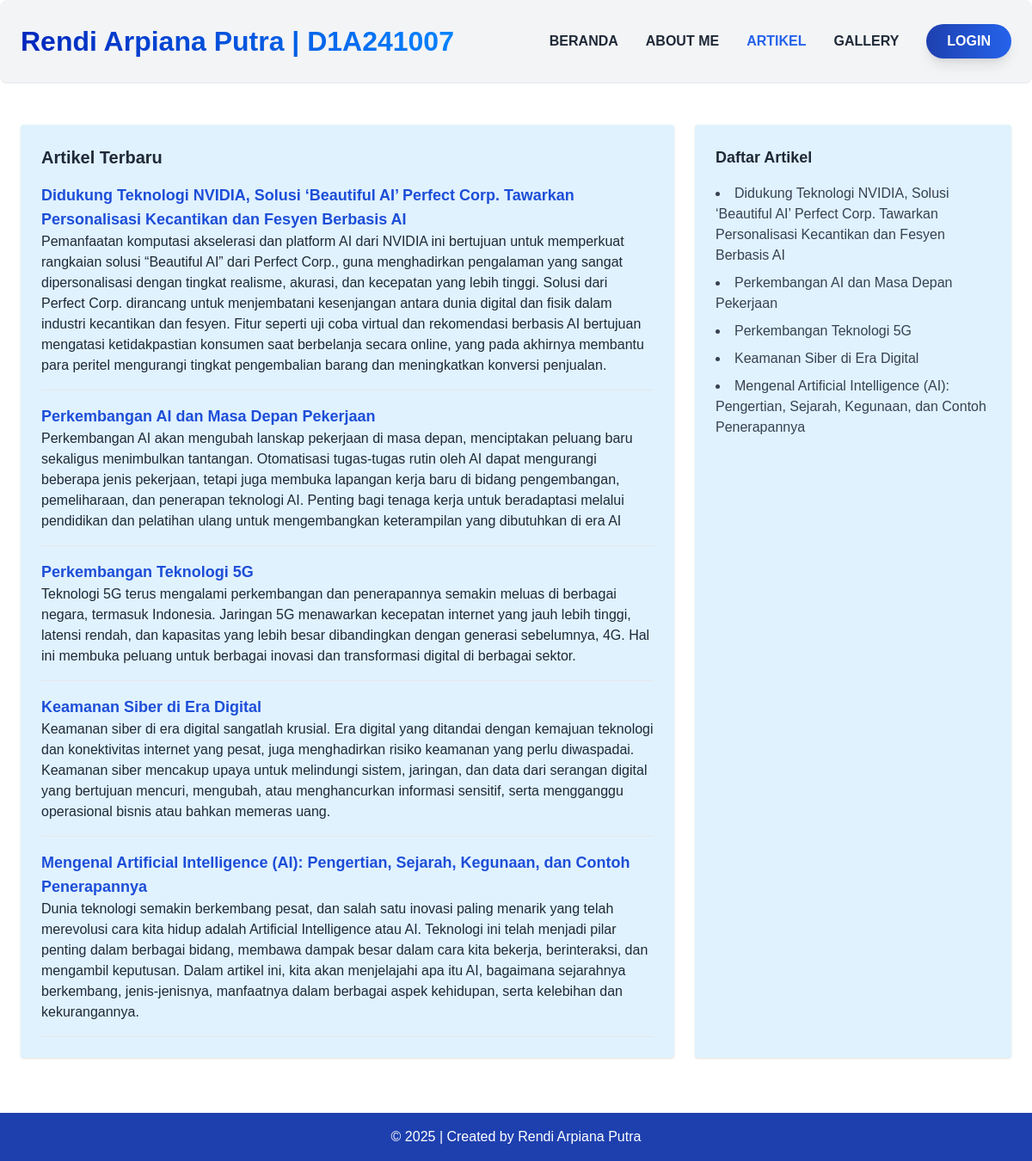
Screenshot of /artikel.php with the database file from the repository.
### tables this page shows
CREATE TABLE `tbl_artikel` (
  `id_artikel` int(5) NOT NULL AUTO_INCREMENT,
  `nama_artikel` text DEFAULT NULL,
  `isi_artikel` text DEFAULT NULL,
  PRIMARY KEY (`id_artikel`)
);

### artikel.php (the view, shortened to what this page needs)
<?php include "koneksi.php"; ?>
<!DOCTYPE html>
<html lang="en">
<head>
    <script src="https://cdn.tailwindcss.com"></script>
    <link rel="stylesheet" type="text/css" href="style.css">
</head>
<body class="bg-white-100 text-gray-800  min-h-screen bg-[url('bg-img/bg-5.jpg')] w-full h-full">
    <header class="flex justify-between items-center p-6 border-b bg-gray-100">
        <div class=" font-bold gradient-text-index">Rendi Arpiana Putra | D1A241007</div>
        <nav class="hidden md:flex space-x-8 text-md font-bold items-center ">
            <a href="index.php" class=" hover:text-blue-800  transition duration-300 ease-in-out">BERANDA</a>
            <a href="about.php" class=" hover:text-blue-800  transition duration-300 ease-in-out">ABOUT ME</a>
            <a href="artikel.php" class=" text-blue-600 hover:text-blue-800  transition duration-300 ease-in-out">ARTIKEL</a>
            <a href="gallery.php" class="hover:text-blue-800  transition duration-300 ease-in-out">GALLERY</a>
            <button
                onclick="window.location.href='admin/login.php'"
                class="px-6 py-2 rounded-full font-semibold text-white bg-gradient-to-r from-blue-800 to-blue-600
         hover:from-blue-600 hover:to-blue-800 transition-all duration-500 ease-in-out shadow-lg"> LOGIN</button>
        </nav>
    </header>
    <main class="max-w-7xl mx-auto p-6 grid grid-cols-1 md:grid-cols-3 gap-6 mt-6">
        <section class="md:col-span-2 bg-sky-100 p-6 rounded shadow ">
            <h2 class="text-xl font-bold mb-4">Artikel Terbaru</h2>
            <div class="space-y-4">
                <?php
                $sql = "SELECT * FROM tbl_artikel ORDER BY id_artikel DESC";
                $query = mysqli_query($db, $sql);
                while ($data = mysqli_fetch_array($query)) {
                    echo "<div class='border-b pb-4'>";
                    echo "<h3 class='text-lg font-semibold text-blue-700'>" .
                        htmlspecialchars($data['nama_artikel']) . "</h3>";
                    echo "<p>" . htmlspecialchars($data['isi_artikel']) . "</p>";
                    echo "</div>";
                }
                ?>
            </div>
        </section>
        <aside class="bg-sky-100 p-6 rounded shadow">
            <h2 class="text-lg font-bold mb-4">Daftar Artikel</h2>
            <ul class="space-y-2 list-disc list-inside text-gray-700">
                <?php
                $sql = "SELECT * FROM tbl_artikel ORDER BY id_artikel DESC";
                $query = mysqli_query($db, $sql);
                while ($data = mysqli_fetch_array($query)) {
                    echo "<li>" . htmlspecialchars($data['nama_artikel']) . "</li>";
                }
                ?>
            </ul>
        </aside>
    </main>
    <footer class="bg-blue-800 text-white text-center py-4 mt-10">
        &copy; <?php echo date('Y'); ?> | Created by Rendi Arpiana Putra
    </footer>
</body>
</html>

### style.css (style rules this page uses)
body { font-family: 'Poppins', sans-serif; }
.gradient-text-index { font-size: 2rem; font-weight: 700; background: linear-gradient(45deg, rgb(0, 34, 185), rgb(7, 131, 255), rgb(157, 206, 255)); -webkit-background-clip: text; background-clip: text; color: transparent; background-size: 200% auto; animation: gradientShift 3s ease-in-out infinite; }
.p-6 { background-color: rgba(255, 255, 255, 0.8); border-radius: 0.5rem; }

### rows the page displays
tbl_artikel: nama_artikel "Didukung Teknologi NVIDIA, Solusi ‘Beautiful AI’ Perfect Corp. Tawarkan Personalisasi Kecantikan dan Fesyen Berbasis AI", isi_artikel "Pemanfaatan komputasi akselerasi dan platform AI dari NVIDIA ini bertujuan untuk memperkuat rangkaian solusi “Beautiful AI” dari Perfect Corp., guna menghadirkan pengalaman yang sangat dipersonalisasi dengan tingkat realisme, akurasi, dan kecepatan yang lebih tinggi. Solusi dari Perfect Corp. dirancang untuk menjembatani kesenjangan antara dunia digital dan fisik dalam industri kecantikan dan fesyen. Fitur seperti uji coba virtual dan rekomendasi berbasis AI bertujuan mengatasi ketidakpastian konsumen saat berbelanja secara online, yang pada akhirnya membantu para peritel mengurangi tingkat pengembalian barang dan meningkatkan konversi penjualan."
tbl_artikel: nama_artikel "Perkembangan AI dan Masa Depan Pekerjaan", isi_artikel "Perkembangan AI akan mengubah lanskap pekerjaan di masa depan, menciptakan peluang baru sekaligus menimbulkan tantangan. Otomatisasi tugas-tugas rutin oleh AI dapat mengurangi beberapa jenis pekerjaan, tetapi juga membuka lapangan kerja baru di bidang pengembangan, pemeliharaan, dan penerapan teknologi AI. Penting bagi tenaga kerja untuk beradaptasi melalui pendidikan dan pelatihan ulang untuk mengembangkan keterampilan yang dibutuhkan di era AI"
tbl_artikel: nama_artikel "Perkembangan Teknologi 5G", isi_artikel "Teknologi 5G terus mengalami perkembangan dan penerapannya semakin meluas di berbagai negara, termasuk Indonesia. Jaringan 5G menawarkan kecepatan internet yang jauh lebih tinggi, latensi rendah, dan kapasitas yang lebih besar dibandingkan dengan generasi sebelumnya, 4G. Hal ini membuka peluang untuk berbagai inovasi dan transformasi digital di berbagai sektor."
tbl_artikel: nama_artikel "Keamanan Siber di Era Digital", isi_artikel "Keamanan siber di era digital sangatlah krusial. Era digital yang ditandai dengan kemajuan teknologi dan konektivitas internet yang pesat, juga menghadirkan risiko keamanan yang perlu diwaspadai. Keamanan siber mencakup upaya untuk melindungi sistem, jaringan, dan data dari serangan digital yang bertujuan mencuri, mengubah, atau menghancurkan informasi sensitif, serta mengganggu operasional bisnis atau bahkan memeras uang."
tbl_artikel: nama_artikel "Mengenal Artificial Intelligence (AI): Pengertian, Sejarah, Kegunaan, dan Contoh Penerapannya", isi_artikel "Dunia teknologi semakin berkembang pesat, dan salah satu inovasi paling menarik yang telah merevolusi cara kita hidup adalah Artificial Intelligence atau AI. Teknologi ini telah menjadi pilar penting dalam berbagai bidang, membawa dampak besar dalam cara kita bekerja, berinteraksi, dan mengambil keputusan. Dalam artikel ini, kita akan menjelajahi apa itu AI, bagaimana sejarahnya berkembang, jenis-jenisnya, manfaatnya dalam berbagai aspek kehidupan, serta kelebihan dan kekurangannya."
